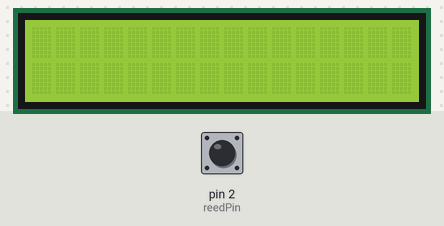
The sketch below on a simulated Arduino Uno, built with avr-gcc and run on an emulated ATmega328P. Shown: 16×2 character LCD. The test bench sets the inputs (shaded band); at power-on: pin 2 (reedPin) HIGH.

Above: at 1.2 s.
1.3 s: pin 2 (reedPin) pulsed LOW 2 times (0.12 s each, 0.3 s apart)
At 2.1 s:
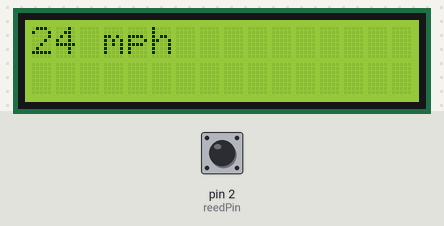
3.4 s: pin 2 (reedPin) driven LOW
At 3.8 s:
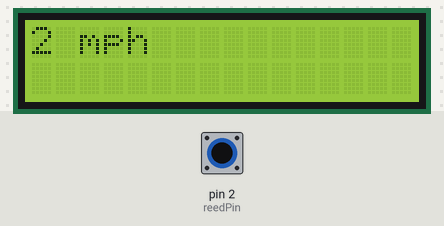
Timing chart, 0 to 6.4 s (numbered marks = the images above; inputs shaded):
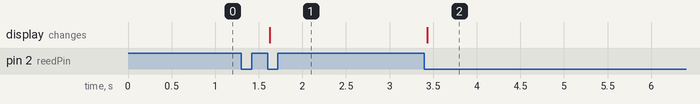

Measured:
- after the input at 1.3 s, the display: changes after 0.32 s (image 1)
- after the input at 3.4 s, the display: changes at once (image 2)

The sketch:

LCDCode.ino
```cpp
#include <LiquidCrystal_I2C.h>

int reedPin = 2;
int time = 0;
double velocity = 0;

LiquidCrystal_I2C lcd(0x27, 16, 2);

void setup() {
  // put your setup code here, to run once:
  pinMode(reedPin,INPUT_PULLUP);
  Serial.begin(9600);
  lcd.init();
  lcd.backlight();
}

void lcdPrint(String s) {
  lcd.clear();
  lcd.setCursor(0,0);
  lcd.print(s);
  lcd.print(" mph");
}

void lcdPrint(int s) {
  lcd.clear();
  lcd.setCursor(0,0);
  lcd.print(s);
  lcd.print(" mph");
}

void loop() {
  // put your main code here, to run repeatedly:
  if (digitalRead(reedPin) == 0)
  {
    time = 0;
    while(1)
    {
      delay(50);
      time += 50;
      if (digitalRead(reedPin) == 0)
      {
        break;
      }
    }

    velocity = (int) (4997/((double) time));

    if (time != 50)
    {
      lcdPrint(velocity);
    }
  }
  delay(50);
}
```
